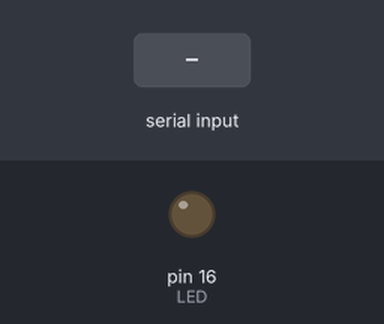
A sketch run on a simulated Arduino Uno, built with avr-gcc and run on an emulated ATmega328P. Shown: output pins drawn as LEDs (lit = HIGH). The inputs (shaded band) are chosen by the test bench.

Above: at 1.2 s.
1.3 s: "1" received over Serial
At 1.6 s:
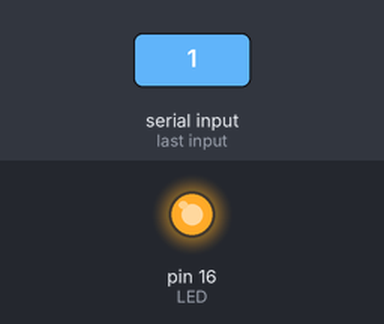
2.8 s: "O" received over Serial
At 3.9 s:
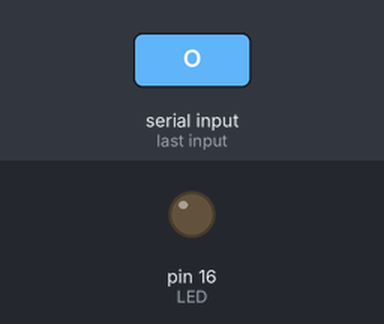
4.3 s: "0" received over Serial
At 5.0 s:
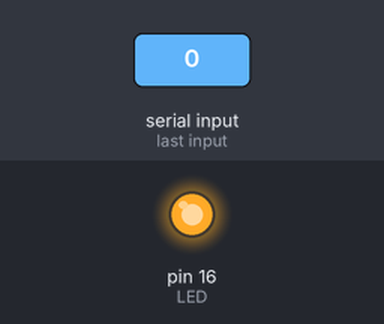
Timing chart, 0 to 7.3 s (numbered marks = the images above; inputs shaded):
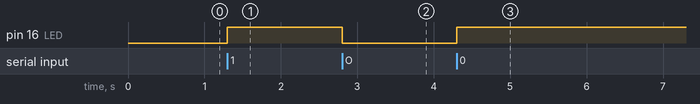

Measured:
- after the input at 1.3 s, pin 16 (LED): LOW → HIGH at once
- after the input at 2.8 s, pin 16 (LED): HIGH → LOW at once
- after the input at 4.3 s, pin 16 (LED): LOW → HIGH at once

The sketch:

Bai1.ino
```cpp
#define LED 16

void setup() {
  Serial.begin(115200);
  pinMode(LED, OUTPUT);
}

void loop() {
  if (Serial.available()) {
    char c = Serial.read();
    if (c == 'O') {
      digitalWrite(LED, LOW);
    } else {
      digitalWrite(LED, HIGH);
    }
  }
}
```
